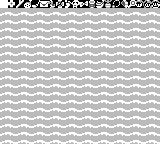

The image is a tile-based game level rendered from a .tmx file. Its description and complete source (layers, tilesets, objects, tile grids) follow:
An orthogonal 20x18 tile map with 8x8 px tiles, 1 tile layer (Tile Layer 1), 6 tilesets.

<map version="1.2" tiledversion="1.2.2" orientation="orthogonal" renderorder="right-down" width="20" height="18" tilewidth="8" tileheight="8" infinite="0" nextlayerid="2" nextobjectid="1">
 <tileset firstgid="1" source="dungeon-items.tsx" />
 <tileset firstgid="17" source="items-2.tsx" />
 <tileset firstgid="81" source="overworld-2.tsx" />
 <tileset firstgid="657" source="overworld-landscape.tsx" />
 <tileset firstgid="753" source="animated-tiles.tsx" />
 <tileset firstgid="977" source="font.tsx" />
 <layer id="1" name="Tile Layer 1" width="20" height="18">
  <data encoding="csv">
752,1111,1124,1125,1127,1112,1113,1114,1115,1117,1121,1122,1123,1126,1129,1130,1131,1118,1119,1120,
771,772,771,772,771,772,771,772,771,772,771,772,771,772,771,772,771,772,771,772,
771,772,771,772,771,772,771,772,771,772,771,772,771,772,771,772,771,772,771,772,
771,772,771,772,771,772,771,772,771,772,771,772,771,772,771,772,771,772,771,772,
771,772,771,772,771,772,771,772,771,772,771,772,771,772,771,772,771,772,771,772,
771,772,771,772,771,772,771,772,771,772,771,772,771,772,771,772,771,772,771,772,
771,772,771,772,771,772,771,772,771,772,771,772,771,772,771,772,771,772,771,772,
771,772,771,772,771,772,771,772,771,772,771,772,771,772,771,772,771,772,771,772,
771,772,771,772,771,772,771,772,771,772,771,772,771,772,771,772,771,772,771,772,
771,772,771,772,771,772,771,772,771,772,771,772,771,772,771,772,771,772,771,772,
771,772,771,772,771,772,771,772,771,772,771,772,771,772,771,772,771,772,771,772,
771,772,771,772,771,772,771,772,771,772,771,772,771,772,771,772,771,772,771,772,
771,772,771,772,771,772,771,772,771,772,771,772,771,772,771,772,771,772,771,772,
771,772,771,772,771,772,771,772,771,772,771,772,771,772,771,772,771,772,771,772,
771,772,771,772,771,772,771,772,771,772,771,772,771,772,771,772,771,772,771,772,
771,772,771,772,771,772,771,772,771,772,771,772,771,772,771,772,771,772,771,772,
771,772,771,772,771,772,771,772,771,772,771,772,771,772,771,772,771,772,771,772,
771,772,771,772,771,772,771,772,771,772,771,772,771,772,771,772,771,772,771,772
</data>
 </layer>
</map>
